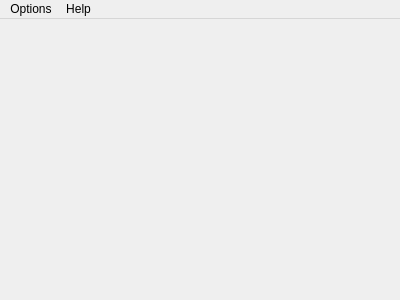
<?xml version="1.0" encoding="UTF-8"?>
<ui version="4.0">
 <class>MainWindow</class>
 <widget class="QMainWindow" name="MainWindow">
  <property name="geometry">
   <rect>
    <x>0</x>
    <y>0</y>
    <width>400</width>
    <height>300</height>
   </rect>
  </property>
  <property name="sizePolicy">
   <sizepolicy hsizetype="Expanding" vsizetype="Expanding">
    <horstretch>0</horstretch>
    <verstretch>0</verstretch>
   </sizepolicy>
  </property>
  <property name="minimumSize">
   <size>
    <width>400</width>
    <height>300</height>
   </size>
  </property>
  <property name="windowTitle">
   <string>Brasil CoV</string>
  </property>
  <property name="windowIcon">
   <iconset resource="../resources.qrc">
    <normaloff>:/images/icons/brasilcov.ico</normaloff>:/images/icons/brasilcov.ico</iconset>
  </property>
  <property name="locale">
   <locale language="English" country="UnitedStates"/>
  </property>
  <widget class="QWidget" name="centralwidget">
   <property name="sizePolicy">
    <sizepolicy hsizetype="Expanding" vsizetype="Expanding">
     <horstretch>0</horstretch>
     <verstretch>0</verstretch>
    </sizepolicy>
   </property>
   <layout class="QGridLayout" name="main"/>
  </widget>
  <widget class="QMenuBar" name="menubar">
   <property name="geometry">
    <rect>
     <x>0</x>
     <y>0</y>
     <width>400</width>
     <height>26</height>
    </rect>
   </property>
   <widget class="QMenu" name="menuGeneral">
    <property name="title">
     <string>Options</string>
    </property>
    <addaction name="actionOptions"/>
    <addaction name="actionReload"/>
    <addaction name="actionExit"/>
   </widget>
   <widget class="QMenu" name="menuAbout">
    <property name="title">
     <string>Help</string>
    </property>
    <addaction name="actionAbout"/>
   </widget>
   <addaction name="menuGeneral"/>
   <addaction name="menuAbout"/>
  </widget>
  <action name="actionReload">
   <property name="text">
    <string>Reload</string>
   </property>
   <property name="shortcut">
    <string>Ctrl+R</string>
   </property>
  </action>
  <action name="actionExit">
   <property name="text">
    <string>Exit</string>
   </property>
   <property name="shortcut">
    <string>Ctrl+Q</string>
   </property>
  </action>
  <action name="actionAbout">
   <property name="text">
    <string>About</string>
   </property>
   <property name="shortcut">
    <string>Ctrl+A</string>
   </property>
  </action>
  <action name="actionOptions">
   <property name="text">
    <string>Options</string>
   </property>
   <property name="shortcut">
    <string>Ctrl+O</string>
   </property>
  </action>
 </widget>
 <resources>
  <include location="../resources.qrc"/>
 </resources>
 <connections/>
</ui>
